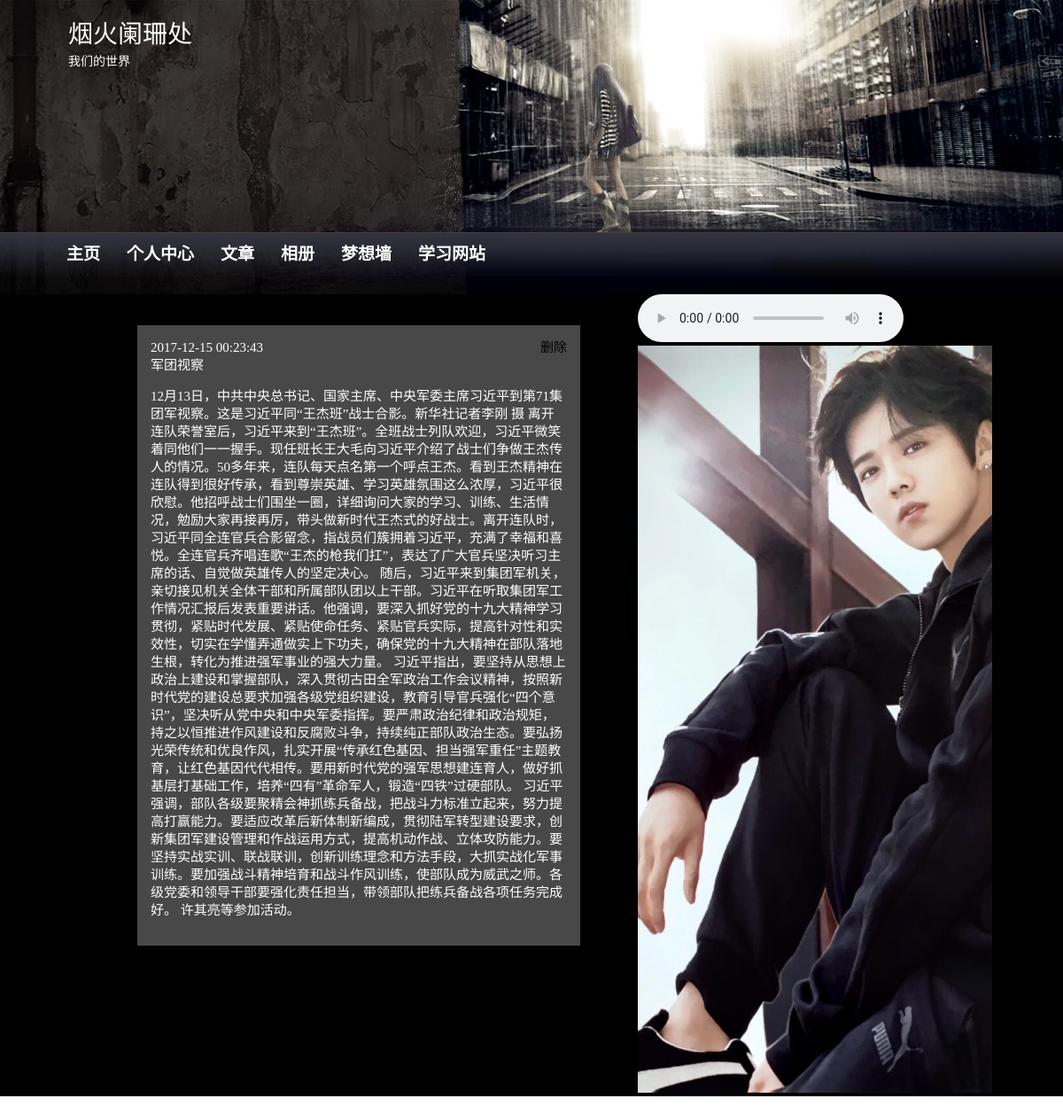
Page /readall.php?id=98 on the committed database.
### tables this page shows
CREATE TABLE `best` (
  `id` int(191) NOT NULL AUTO_INCREMENT,
  `nickname` varchar(191) NOT NULL,
  `title` text NOT NULL,
  `words` int(11) NOT NULL,
  `views` int(11) NOT NULL,
  `content` text NOT NULL,
  `time` datetime NOT NULL DEFAULT CURRENT_TIMESTAMP,
  PRIMARY KEY (`id`)
);

### readall.php (the view, shortened to what this page needs)
<?php
$link=connect();
$id=$_GET['id'];
$sql = "select * from best where `id`='$id'";
$is=mysqli_query($link,$sql);
$val = mysqli_fetch_array($is , MYSQLI_ASSOC);
?>
<!DOCTYPE html>
<html lang="en">
<head>
	<link rel="stylesheet"type="text/css"href="readall.css">
</head>
<body class="bg-body">
<div class="background-container" id="laybackground">
	<div class="layout-head" >
		<div class="layout-head-inner" id="headcontainer" >
			<div class="head-info"style="width:215px;height:59px;">
				<h1 class="toptitle" id="toptitle">
					<span class="title-text">烟火阑珊处</span>
				</h1>
			    <div class="head-description">
					<span class="description-text">我们的世界</span>
				</div>
			</div>
		</div>
	</div>
	<div class="layout-nav">
		<div class="layout-nav-inner">
		<ul class="nav">
		<li class="list-item">
			<a href="campuslife.php">主页</a>
			</li>
		<li class="list-item">
			<a href="whether1.php">个人中心</a>
			</li>
		<li class="list-item">
			<a href="whether.php">文章</a>
			</li>
		<li class="list-item">
			<a href="image.php">相册</a>
			</li>
		<li class="list-item">
			<a href="dream.php">梦想墙</a>
			</li>
		<li class="list-item">
			<a href="class.html">学习网站</a>
			</li>
			</ul>
		</div>
	</div>
	<div class="layout-background">
	<div class="best">
	<div class="main">
		<div class="main-continer">
			<div class="main-left">
	<div class="mainleft" >
		<div class="item">
		<span class="time"><?php echo $val['time'];?></span>
		<a href="do_delete.php?id=<?php echo $val['id'];?>" class="a">删除</a></br>
		<h><?php echo $val['title'];?></h>
		<P class="content"><?php echo $val['content'];?></P>
		</div>
	</div>
		</div>
			<div class="main-right">
			<audio controls="controls">
  <source src="1.ogg" type="audio/ogg">
  <source src="1.mp3" type="audio/mpeg">
</audio>
	<img src="g.jpeg">
			</div>
		</div>
	</div>
	</div>
</div>
</body>
</html>

### readall.css (style rules this page uses)
body { margin:0px; padding:0px; font-family: punctuation,"PingFangSC-Regular","Microsoft Yahei","sans-serif"; }
.bg-body { background-image:url(c.png); background-repeat:repeat; }
.background-container { background-repeat: no-repeat; background-position: center top; background-attachment: scroll; background-image: url("a.jpg"); }
.layout-head { margin:0; padding:0; }
.layout-head-inner { position:relative; width:1046px; margin:0 auto; background:no-repeat;height:250px; }
.head-info { position:absolute; top:20px; left:0; }
.layout-head .head-info h1 { font-weight:normal; margin-bottom:3px; font-size:0; }
.layout-head .head-info .toptitle { height:38px; line-height:38px; font-size:28px; margin-right:10px; display:inline-block; vertical-align:middle; }
div { display:block; }
div { margin:0px; padding:0px; }
body { font-family:punctuaion,"PingFangSCRegular","Microsoft Yahei","sansserif"; }
body { line-height:1.334; font-size:12px; }
body { color:#a6a6a6; }
.head-info h1 { font-weight:normal; }
.layout-head .head-info { position:absolute; top:20px; left:0; color:#fff; }
.layout-head .head-description { font-size:14px; }
h1 { margin:0; padding:0; }
.layout-nav { background-image:url(b.png); border:none; height:50px; margin:0 auto; height:50px; }
.layout-nav-inner { position: relative; width: 1160px; margin: 0 auto; height: 50px; }
.layout-nav-inner .nav { color:#fff; font-family:arial; }
a { text-decoration:none; }
.nav::after { content:""; display:block; clear:both; }
.nav { list-style:none; }
.nav .list-item { float:left; margin:0 10px; height:50px; line-height:50px; }
.nav .list-item a { padding:0 5px; color:#fff; font-weight:bold; height:50px; display:inline-block; font-size:19px; }
.layout-background { background-color: black; }
.layout-background .mainleft { width:500px;margin:35px;overflow:hidden;background-color: #484848; color:#fff;font-size:15px!important; }
.layout-background .mainleft .item { border:none;margin:15px 15px;clear:both;overflow: hidden; }
.layout-background .mainleft .item .time { float:left; }
.layout-background .item .a { float:right;color:black; }
.layout-background .main { width:1000px;margin:20px;overflow: hidden;margin-left:120px; }
.layout-background .main-continer { margin:0;padding:0;overflow:hidden; }
.layout-background .main-left { width:600px;float:left; }
.layout-background .main-right { width:400px;float:right; }

### rows in the picture
best: time "2017-12-15 00:23:43", title "军团视察", content "12月13日，中共中央总书记、国家主席、中央军委主席习近平到第71集团军视察。这是习近平同“王杰班”战士合影。新华社记者李刚 摄 离开连队荣誉室后，习近平来到“王杰班”。全班战士列队欢迎，习近平微笑着同他们一一握手。现任班长王大毛向习近平介绍了战士们争做王杰传人的情况。50多年来，连队每天点名第一个呼点王杰。看到王杰精神在连队得到很好传承，看到尊崇英雄、学习英雄氛围这么浓厚，习近平很欣慰。他招呼战士们围坐一圈，详细询问大家的学习、训练、生活情况，勉励大家再接再厉，带头做新时代王杰式的好战士。离开连队时，习近平同全连官兵合影留念，指战员们簇拥着习近平，充满了幸福和喜悦。全连官兵齐唱连歌“王杰的枪我们扛”，表达了广大官兵坚决听习主席的话、自觉做英雄传人的坚定决心。 随后，习近平来到集团军机关，亲切接见机关全体干部和所属部队团以上干部。习近平在听取集团军工作情况汇报后发表重要讲话。他强调，要深入抓好党的十九大精神学习贯彻，紧贴时代发展、紧贴使命任务、紧贴官兵实际，提高针对性和实效性，切实在学懂弄通做实上下功夫，确保党的十九大精神在部队落地生根，转化为推进强军事业的强大力量。…"
